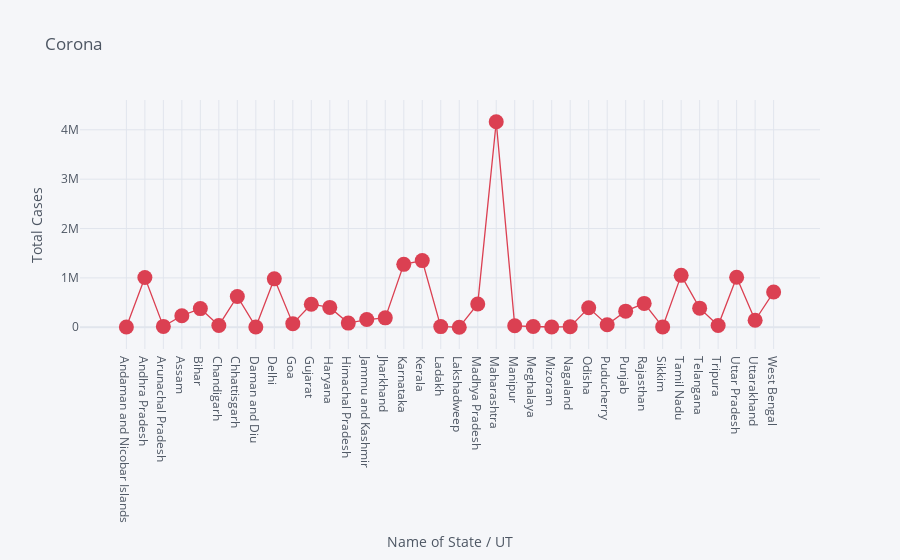

The notebook cell saved with this chart:
### Code cell
india_df.iplot(kind='scatter',x='Province_State',y='Confirmed',mode='markers+lines',title='Corona',xTitle='Name of State / UT',yTitle='Total Cases',colors='red',size=15)

### Figure 1 — Plotly figure (JSON) as saved in the notebook; plotly's stock layout.template omitted (floating-point values rounded to 4 significant figures)
{"data": [{"line": {"color": "rgba(219, 64, 82, 1.0)", "dash": "solid", "shape": "linear", "width": 1.3}, "marker": {"size": 15, "symbol": "circle"}, "mode": "markers+lines", "name": "Confirmed", "text": "", "type": "scatter", "x": ["Andaman and Nicobar Islands", "Andhra Pradesh", "Arunachal Pradesh", "Assam", "Bihar", "Chandigarh", "Chhattisgarh", "Daman and Diu", "Delhi", "Goa", "Gujarat", "Haryana", "Himachal Pradesh", "Jammu and Kashmir", "Jharkhand", "Karnataka", "Kerala", "Ladakh", "Lakshadweep", "Madhya Pradesh", "Maharashtra", "Manipur", "Meghalaya", "Mizoram", "Nagaland", "Odisha", "Puducherry", "Punjab", "Rajasthan", "Sikkim", "Tamil Nadu", "Telangana", "Tripura", "Uttar Pradesh", "Uttarakhand", "West Bengal"], "y": [5569, 1009228, 17430, 233453, 378442, 37232, 622965, 6142, 980679, 73644, 467640, 402843, 84065, 156344, 190692, 1274959, 1350501, 13089, 1805, 472785, 4161676, 30151, 15631, 5283, 12889, 394694, 51372, 326447, 483273, 7037, 1051487, 387106, 34429, 1013370, 142349, 713780]}], "layout": {"legend": {"bgcolor": "#F5F6F9", "font": {"color": "#4D5663"}}, "paper_bgcolor": "#F5F6F9", "plot_bgcolor": "#F5F6F9", "title": {"font": {"color": "#4D5663"}, "text": "Corona"}, "xaxis": {"gridcolor": "#E1E5ED", "showgrid": true, "tickfont": {"color": "#4D5663"}, "title": {"font": {"color": "#4D5663"}, "text": "Name of State / UT"}, "zerolinecolor": "#E1E5ED"}, "yaxis": {"gridcolor": "#E1E5ED", "showgrid": true, "tickfont": {"color": "#4D5663"}, "title": {"font": {"color": "#4D5663"}, "text": "Total Cases"}, "zerolinecolor": "#E1E5ED"}}}
